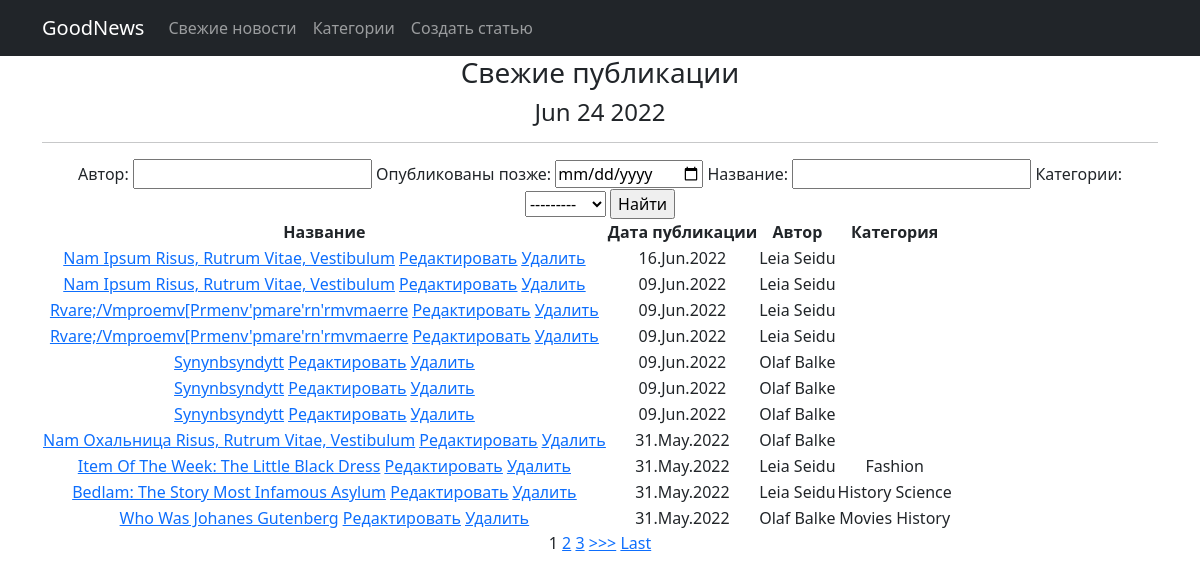
Before: /news/ with the older database file.
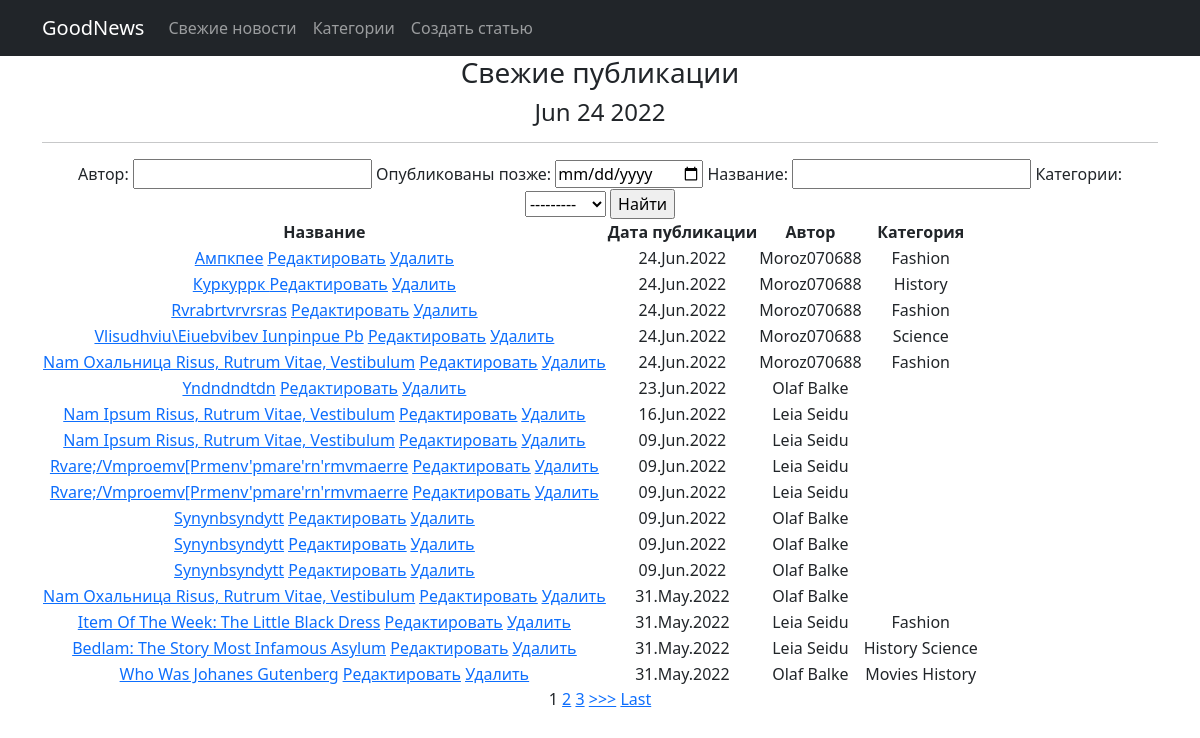
After: the same page with the newer database file.
### news/models.py (models this page shows, shortened)
class Post(models.Model):
    author = models.ForeignKey(Author, on_delete=models.CASCADE)
    post_type = models.CharField(max_length=3, choices=[('ART', 'Article'), ('NEW', 'News')], default='A')
    creation_date = models.DateTimeField(auto_now_add=True)
    categories = models.ManyToManyField(Category, through='PostCategory')
    post_title = models.CharField(max_length=255)
    post_text = models.TextField()
    post_rating = models.IntegerField(default=0)

class Author(models.Model):
    user = models.OneToOneField(User, on_delete=models.CASCADE)
    user_rating = models.IntegerField(default=0)
    def __str__(self):
        return f'{self.user}'

class Category(models.Model):
    category_name = models.CharField(max_length=256, unique=True)
    subscribers = models.ManyToManyField(User, through='UserCategory')

### news/views.py (the view, shortened to what this page needs)
# urls.py: path('', PostList.as_view(), name='post_list'),
class PostList(ListView):
    model = Post
    template_name = 'post_list.html'
    context_object_name = 'post_list'
    ordering = '-creation_date'
    paginate_by = 1
    form_class = PostForm
    def get_context_data(self, **kwargs):
        context = super().get_context_data(**kwargs)
        context['time_now'] = datetime.utcnow()
        context['filter'] = PostFilter(self.request.GET, queryset=self.get_queryset())
        context['categories'] = Category.objects.all()
        return context
    def get_queryset(self):
        queryset = super().get_queryset()
        return PostFilter(self.request.GET, queryset=queryset).qs

### templates/news/post_list.html (shortened to what this page needs)
{% extends 'flatpages/default.html' %}
{% load custom_filters %}
{% block content %}
    <h3>Свежие публикации </h3>
    <h4> {{ time_now|date:'M d Y' }}</h4>
    <hr>
<form method="GET">
    {{ filter.form }}
    <input type="submit" value="Найти">
</form>
<table>
    <thead>
        <th>Название</th>
        <th>Дата публикации</th>
        <th>Автор</th>
        <th>Категория</th>
    </thead>
    {% for post in filter.qs %}
    <tr>
        <td>
            <a href="{% url 'post_detail' post.id %}">{{ post.post_title |  title }}</a>
            <a href="{% url 'post_update' post.id %}"><u>Редактировать</u></a>
            <a href="{% url 'post_delete' post.id %}"><u>Удалить</u></a>
        </td>
        <td>{{ post.creation_date | date:'d.M.Y' }}</td>
        <td>{{ post.author | title }}</td>
        <td>{% for category in post.categories.all %}
            {{ category.category_name }}
            {% endfor %}
        </td>
    </tr>
    {% endfor %}
</table>
{% if is_paginated %}
    {% for num in page_obj.paginator.page_range %}
        {% if page_obj.number == num %}
            <a>{{ num }}</a>
        {% elif num > page_obj.number|add:'-3' and num < page_obj.number|add:'3' %}
            <a href="?page={{ num }}">{{ num }}</a>
        {% endif %}
    {% endfor %}
    {% if page_obj.has_next %}
        <a href="?page={{ page_obj.next_page_number }}">>>></a>
        <a href="?page={{ page_obj.paginator.num_pages }}">Last</a>
    {% endif %}
{% endif %}
{% endblock content %}

### templates/flatpages/default.html (shortened to what this page needs)
<!DOCTYPE html>
<html lang="en">
    <head>
         {% load static %}
        <link href="{% static 'css/styles.css' %}" rel="stylesheet" />
    </head>
    <body>
        <nav class="navbar navbar-expand-lg navbar-dark bg-dark static-top">
           <div class="container">
               <a class="navbar-brand" href="/">GoodNews</a>
               <div class="collapse navbar-collapse" id="navbarResponsive">
                   <ul class="navbar-nav ml-auto">
                       <li class="nav-item">
                           <a class="nav-link" href="/news/">Свежие новости</a>
                       </li>
                       <li class="nav-item">
                           <a class="nav-link" href="/news/subscription">Категории</a>
                       </li>
                       <li class="nav-item">
                           <a class="nav-link" href="/news/add">Создать статью</a>
                       </li>
           </ul>
       </div>
   </div>
</nav>
<div class="container">
   <div class="row">
       <div class="col-lg-12 text-center">
           {% block content %}{% endblock content %}
       </div>
   </div>
</div>
    </body>
</html>

Changed rows visible on the page:
added Post: post_title "Ампкпее", creation_date "24.Jun.2022", author "Moroz070688", Category (category_name "Fashion")
added Post: post_title "Куркуррк", creation_date "24.Jun.2022", author "Moroz070688", Category (category_name "History")
added Post: post_title "Rvrabrtvrvrsras", creation_date "24.Jun.2022", author "Moroz070688", Category (category_name "Fashion")
added Post: post_title "Vlisudhviu\\Eiuebvibev Iunpinpue Pb", creation_date "24.Jun.2022", author "Moroz070688", Category (category_name "Science")
added Post: post_title "Nam Охальница Risus, Rutrum Vitae, Vestibulum", creation_date "24.Jun.2022", author "Moroz070688", Category (category_name "Fashion")
added Post: post_title "Yndndndtdn", creation_date "23.Jun.2022", author "Olaf Balke"
